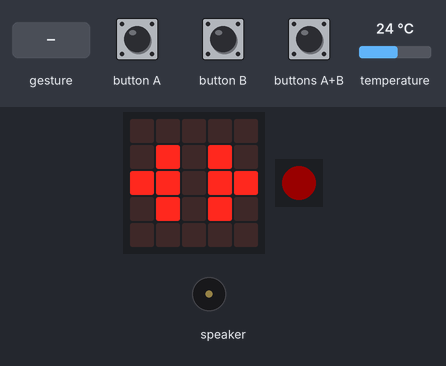
The program below on a simulated Calliope mini (MakeCode). On the bench: the board's 5×5 LED display, 1 RGB LEDs in strip order, left to right, buzzer (waves = sounding). The test bench sets the inputs (shaded band); at power-on: temperature 24 °C. Dim RGB values are drawn brighter than linear; a tilt is held for 1.5 s and a shake lasts 1 s, then the board lies face up again; the 48×5 strip is a reading aid, not a part: it shows the text the display is scrolling, unrolled, one strip-width of it at a time.

Above: at 5.91 s.
6.2 s: button A pressed for 0.15 s
At 6.7 s:
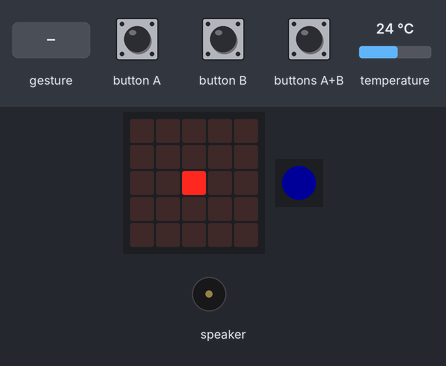
6.9 s: buttons A+B pressed for 0.15 s
At 7.33 s:
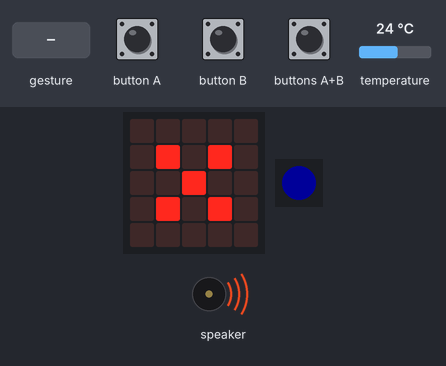
7.6 s: button B pressed for 0.15 s
8.3 s: gesture 'shake'
At 10.09 s:
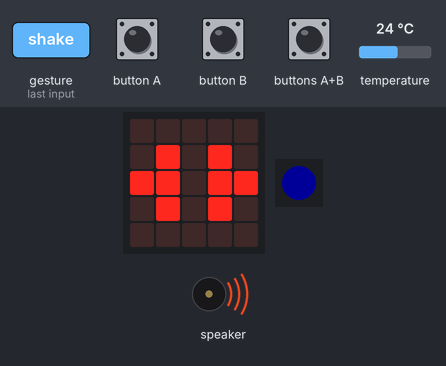
10.7 s: button A pressed for 0.15 s
At 11.3 s:
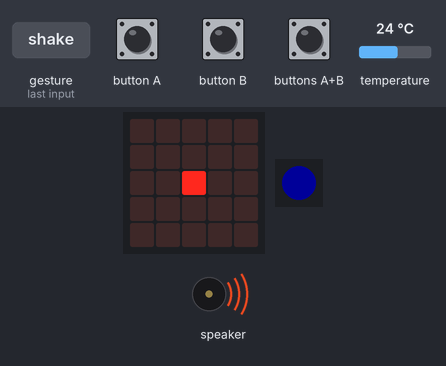
11.4 s: buttons A+B pressed for 1 s
At 13.1 s:
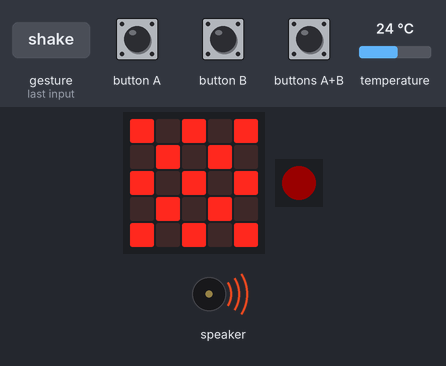
Timing chart, 0 to 35.1 s (numbered marks = the images above; inputs shaded):
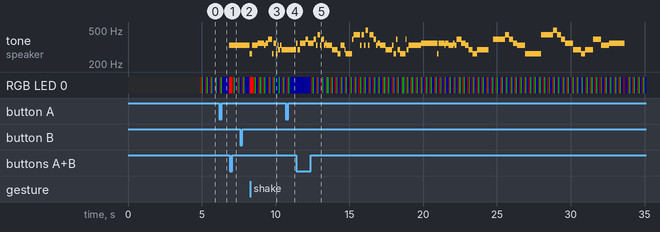

Measured:
- after the input at 6.2 s, tone on speaker: silent → 330 Hz after 0.66 s; the display: first differs from a run without the input after 0.36 s (image 1)
- after the input at 7.6 s, tone on speaker: 330 Hz → 262 Hz after 0.65 s
- after the input at 10.7 s, the display: first differs from a run without the input after 0.42 s (image 4)

The program:

main.ts
```typescript
input.onButtonPressed(Button.A, function () {
    if (var_knopf == 0) {
        var_knopf = 1
    }
})
input.onGesture(Gesture.Shake, function () {
    var_knopf = 0
})
input.onButtonPressed(Button.AB, function () {
    var_knopf = 0
})
input.onButtonPressed(Button.B, function () {
    if (var_knopf == 0) {
        var_knopf = 2
    }
})
let var_knopf = 0
let var_durchgaenge = 0
var_knopf = 0
basic.showString("XMAS")
basic.showLeds(`
    . . . . .
    . # . # .
    # # . # #
    . # . # .
    . . . . .
    `)
basic.forever(function () {
    if (var_knopf == 0) {
        basic.showLeds(`
            . . . . .
            . # . # .
            # # . # #
            . # . # .
            . . . . .
            `)
    }
})
basic.forever(function () {
    if (input.temperature() >= 50) {
        basic.showLeds(`
            . . # . .
            . . # . .
            . . # . .
            . . . . .
            . . # . .
            `)
        music.playTone(262, music.beat(BeatFraction.Half))
        music.playTone(330, music.beat(BeatFraction.Half))
    }
})
basic.forever(function () {
    if (var_knopf == 0) {
        basic.setLedColor(basic.rgb(25, 0, 0))
        basic.pause(100)
        basic.setLedColor(basic.rgb(0, 25, 0))
        basic.pause(100)
        basic.setLedColor(basic.rgb(0, 0, 25))
        basic.pause(100)
    }
})
basic.forever(function () {
    if (var_knopf == 2) {
        music.setTempo(56)
        basic.pause(500)
        basic.setLedColor(0xff0000)
        for (let var_durchgaenge3 = 0; var_durchgaenge3 <= 1; var_durchgaenge3++) {
            music.playTone(262, music.beat(BeatFraction.Half))
            music.playTone(349, music.beat(BeatFraction.Half))
            music.playTone(349, music.beat(BeatFraction.Quarter))
            music.playTone(392, music.beat(BeatFraction.Quarter))
            music.playTone(349, music.beat(BeatFraction.Quarter))
            music.playTone(330, music.beat(BeatFraction.Quarter))
            music.playTone(294, music.beat(BeatFraction.Half))
            music.playTone(294, music.beat(BeatFraction.Half))
            music.playTone(294, music.beat(BeatFraction.Half))
            music.playTone(392, music.beat(BeatFraction.Half))
            music.playTone(392, music.beat(BeatFraction.Quarter))
            music.playTone(440, music.beat(BeatFraction.Quarter))
            music.playTone(392, music.beat(BeatFraction.Quarter))
            music.playTone(349, music.beat(BeatFraction.Quarter))
            music.playTone(330, music.beat(BeatFraction.Half))
            music.playTone(262, music.beat(BeatFraction.Half))
            music.playTone(262, music.beat(BeatFraction.Half))
            if (var_durchgaenge3 == 0) {
                music.playTone(440, music.beat(BeatFraction.Half))
                music.playTone(440, music.beat(BeatFraction.Quarter))
                music.playTone(494, music.beat(BeatFraction.Quarter))
                music.playTone(440, music.beat(BeatFraction.Quarter))
                music.playTone(392, music.beat(BeatFraction.Quarter))
                music.playTone(349, music.beat(BeatFraction.Half))
                music.playTone(294, music.beat(BeatFraction.Half))
                music.playTone(262, music.beat(BeatFraction.Quarter))
                music.playTone(294, music.beat(BeatFraction.Half))
                music.playTone(392, music.beat(BeatFraction.Half))
                music.playTone(330, music.beat(BeatFraction.Half))
                music.playTone(349, music.beat(BeatFraction.Whole))
            } else {
                music.playTone(440, music.beat(BeatFraction.Half))
                music.playTone(440, music.beat(BeatFraction.Quarter))
                music.playTone(494, music.beat(BeatFraction.Quarter))
                music.playTone(440, music.beat(BeatFraction.Quarter))
                music.playTone(392, music.beat(BeatFraction.Quarter))
                music.playTone(349, music.beat(BeatFraction.Half))
                music.playTone(294, music.beat(BeatFraction.Half))
                music.playTone(262, music.beat(BeatFraction.Quarter))
                music.playTone(294, music.beat(BeatFraction.Half))
                music.playTone(392, music.beat(BeatFraction.Half))
                music.playTone(330, music.beat(BeatFraction.Half))
                music.playTone(349, music.beat(BeatFraction.Whole))
            }
        }
        basic.setLedColor(basic.rgb(0, 0, 0))
        var_knopf = 0
        basic.pause(1500)
    }
})
basic.forever(function () {
    if (var_knopf == 1) {
        music.setTempo(47)
        basic.pause(500)
        basic.setLedColor(0xff0000)
        for (let var_durchgaenge2 = 0; var_durchgaenge2 <= 1; var_durchgaenge2++) {
            music.playTone(330, music.beat(BeatFraction.Quarter))
            music.playTone(330, music.beat(BeatFraction.Quarter))
            music.playTone(330, music.beat(BeatFraction.Half))
            music.playTone(330, music.beat(BeatFraction.Quarter))
            music.playTone(330, music.beat(BeatFraction.Quarter))
            music.playTone(330, music.beat(BeatFraction.Half))
            music.playTone(330, music.beat(BeatFraction.Quarter))
            music.playTone(392, music.beat(BeatFraction.Quarter))
            music.playTone(262, music.beat(BeatFraction.Quarter))
            music.playTone(262, music.beat(BeatFraction.Eighth))
            music.playTone(294, music.beat(BeatFraction.Eighth))
            music.playTone(330, music.beat(BeatFraction.Whole))
            music.playTone(349, music.beat(BeatFraction.Quarter))
            music.playTone(349, music.beat(BeatFraction.Quarter))
            music.playTone(349, music.beat(BeatFraction.Quarter))
            music.playTone(349, music.beat(BeatFraction.Eighth))
            music.playTone(349, music.beat(BeatFraction.Eighth))
            music.playTone(349, music.beat(BeatFraction.Quarter))
            music.playTone(330, music.beat(BeatFraction.Quarter))
            music.playTone(330, music.beat(BeatFraction.Quarter))
            music.playTone(330, music.beat(BeatFraction.Eighth))
            music.playTone(330, music.beat(BeatFraction.Eighth))
            if (var_durchgaenge2 == 0) {
                music.playTone(330, music.beat(BeatFraction.Quarter))
                music.playTone(294, music.beat(BeatFraction.Quarter))
                music.playTone(294, music.beat(BeatFraction.Quarter))
                music.playTone(330, music.beat(BeatFraction.Quarter))
                music.playTone(294, music.beat(BeatFraction.Half))
                music.playTone(392, music.beat(BeatFraction.Half))
            } else {
                music.playTone(392, music.beat(BeatFraction.Quarter))
                music.playTone(392, music.beat(BeatFraction.Quarter))
                music.playTone(349, music.beat(BeatFraction.Quarter))
                music.playTone(294, music.beat(BeatFraction.Quarter))
                music.playTone(262, music.beat(BeatFraction.Whole))
            }
        }
        basic.setLedColor(basic.rgb(0, 0, 0))
        var_knopf = 0
        basic.pause(1500)
    }
})
basic.forever(function () {
    if (var_knopf > 0) {
        basic.showLeds(`
            . . . . .
            . . . . .
            . . # . .
            . . . . .
            . . . . .
            `)
        basic.pause(50)
        basic.showLeds(`
            . . . . .
            . # . # .
            . . # . .
            . # . # .
            . . . . .
            `)
        basic.pause(50)
        basic.showLeds(`
            # . . . #
            . # . # .
            . . # . .
            . # . # .
            # . . . #
            `)
        basic.pause(50)
        basic.showLeds(`
            # . # . #
            . # . # .
            # . # . #
            . # . # .
            # . # . #
            `)
        basic.pause(50)
        basic.showLeds(`
            # . # . #
            . . . . .
            # . . . #
            . . . . .
            # . # . #
            `)
        basic.pause(50)
    }
})
```

test.ts
```typescript
// Hier kann man Tests durchführen; diese Datei wird nicht kompiliert, wenn dieses Paket als Erweiterung verwendet wird.
```
